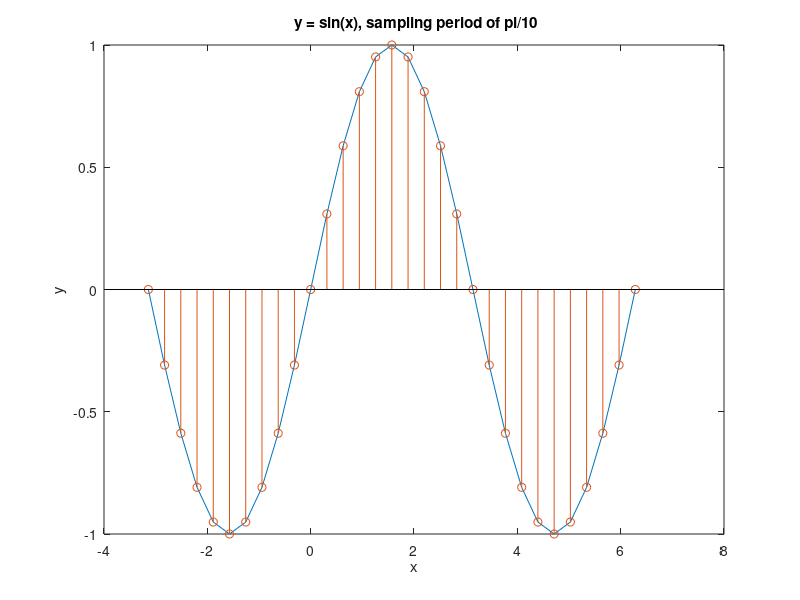
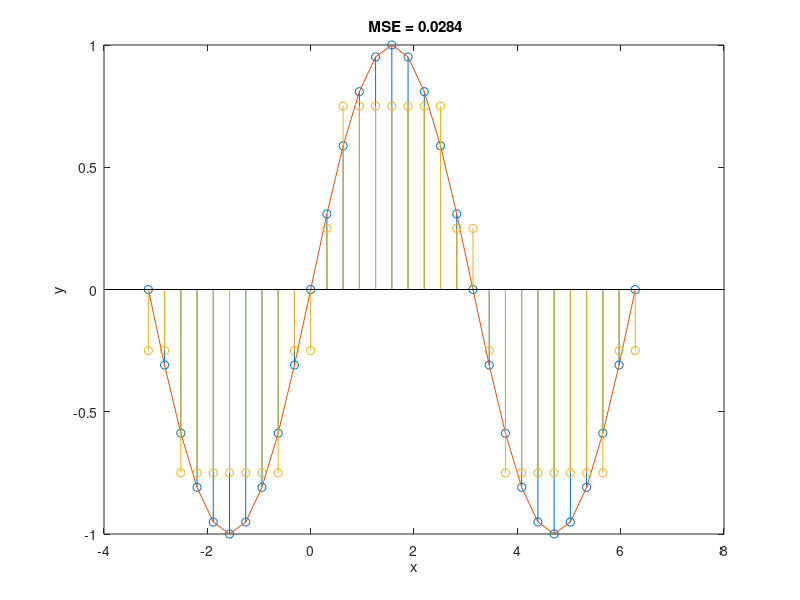

Here is the MATLAB script that generated these plots, in order: (Note: this script raises an error after producing the figures.)
clc
clear all
close all

%% sampling 

x=-pi:pi/10:2*pi;
y=sin(x);

figure;
plot(x,y);
hold on;
stem(x,y)
xlabel('x');
ylabel('y');
title(' y = sin(x), sampling period of pi/10');

%% quantization
figure;
stem(x,y);
hold on;
plot(x,y);
% L = multithresh(y,4);

L=[-0.75, -0.25, 0.25, 0.75];
y_hat=y;
y_hat(y_hat<L(1))=L(1);
for i=1:length(L)-1
    avg=0.5 * (L(i) + L(i+1));
    y_hat(y_hat>L(i)&y_hat<=avg)=L(i);
    y_hat(y_hat>avg&y_hat<=L(i+1))=L(i+1);
end
y_hat(y_hat>L(end))=L(end);
stem(x,y_hat)
xlabel('x');
ylabel('y');
title(' MSE = 0.0284');
MSE1=(1/length(y)).*(sum((y_hat-y).^2));

L = multithresh(y,4);
y_hat=y;
y_hat(y_hat<L(1))=L(1);
for i=1:length(L)-1
    avg=0.5 * (L(i) + L(i+1));
    y_hat(y_hat>L(i)&y_hat<=avg)=L(i);
    y_hat(y_hat>avg&y_hat<=L(i+1))=L(i+1);
end
y_hat(y_hat>L(end))=L(end);
figure;
stem(x,y);
hold on;
plot(x,y);
stem(x,y_hat)
xlabel('x');
ylabel('y');
title(' MSE = 0.0553');
MSE2=(1/length(y)).*(sum((y_hat-y).^2));

%% image sampling


I=imread('cameraman.tif');
figure;
imshow(I);
title('256 X 256');
I=imresize(I,0.5);
figure;
imshow(I);
title('128 X 128');
I=imresize(I,0.5);
figure;
imshow(I);
title('64 X 64');

%% imaage quatization
I=imread('cameraman.tif');
figure;
imshow(I);
thresh = multithresh(I,4);
quant_4 = mat2gray(imquantize(I,thresh));
figure;
imshow(quant_4);
thresh = multithresh(I,2);
quant_2 = mat2gray(imquantize(I,thresh));
figure;
imshow(quant_2);
